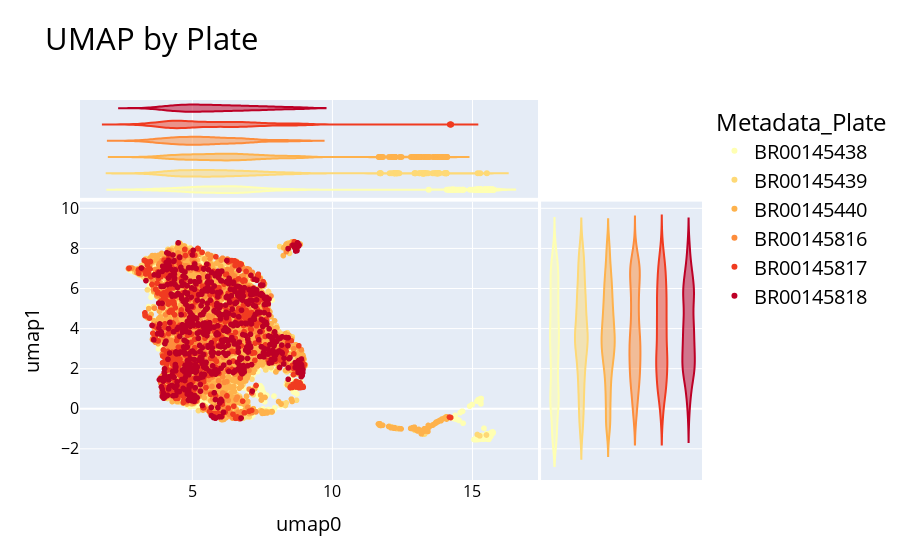

Notebook source saved alongside this figure:
### Code cell
red_yellow_colors = ["#ffffb2", "#fed976", "#feb24c", "#fd8d3c", "#f03b20", "#bd0026"]

fig = px.scatter(
    umapdf,
    x="umap0",
    y="umap1",
    color="Metadata_Plate",
    title="UMAP by Plate",
    color_discrete_sequence=red_yellow_colors,
    marginal_x="violin",
    marginal_y="violin",
)

fig.update_layout(
    font=dict(size=22, color="black"),
    legend=dict(font=dict(size=20)),
    xaxis=dict(
        title_font=dict(size=20),
        tickfont=dict(size=16),
    ),
    yaxis=dict(
        title_font=dict(size=20),
        tickfont=dict(size=16),
    ),
)

fig.show()
fig.write_image(static_figure_path / "round1_plate_umap.png", width=2000, height=1200)
fig.write_html(
    int_figure_path / "round1_plate_umap.html",
    full_html=True,
    include_plotlyjs="embed",
)

### Figure 1 — Plotly figure (JSON) as saved in the notebook; plotly's stock layout.template omitted (floating-point values rounded to 4 significant figures; data arrays with more than 128 entries replaced by an {"elided": "..."} marker saying what was removed)
{"data": [{"hovertemplate": "Metadata_Plate=BR00145438<br>umap0=%{x}<br>umap1=%{y}<extra></extra>", "legendgroup": "BR00145438", "marker": {"color": "#ffffb2", "symbol": "circle"}, "mode": "markers", "name": "BR00145438", "showlegend": true, "type": "scattergl", "x": {"elided": "1525 float values"}, "xaxis": "x", "y": {"elided": "1525 float values"}, "yaxis": "y"}, {"alignmentgroup": "True", "hovertemplate": "Metadata_Plate=BR00145438<br>umap0=%{x}<extra></extra>", "legendgroup": "BR00145438", "marker": {"color": "#ffffb2", "symbol": "circle"}, "name": "BR00145438", "offsetgroup": "BR00145438", "scalegroup": "x", "showlegend": false, "type": "violin", "x": {"elided": "1525 float values"}, "xaxis": "x3", "yaxis": "y3"}, {"alignmentgroup": "True", "hovertemplate": "Metadata_Plate=BR00145438<br>umap1=%{y}<extra></extra>", "legendgroup": "BR00145438", "marker": {"color": "#ffffb2", "symbol": "circle"}, "name": "BR00145438", "offsetgroup": "BR00145438", "scalegroup": "y", "showlegend": false, "type": "violin", "xaxis": "x2", "y": {"elided": "1525 float values"}, "yaxis": "y2"}, {"hovertemplate": "Metadata_Plate=BR00145439<br>umap0=%{x}<br>umap1=%{y}<extra></extra>", "legendgroup": "BR00145439", "marker": {"color": "#fed976", "symbol": "circle"}, "mode": "markers", "name": "BR00145439", "showlegend": true, "type": "scattergl", "x": {"elided": "1575 float values"}, "xaxis": "x", "y": {"elided": "1575 float values"}, "yaxis": "y"}, {"alignmentgroup": "True", "hovertemplate": "Metadata_Plate=BR00145439<br>umap0=%{x}<extra></extra>", "legendgroup": "BR00145439", "marker": {"color": "#fed976", "symbol": "circle"}, "name": "BR00145439", "offsetgroup": "BR00145439", "scalegroup": "x", "showlegend": false, "type": "violin", "x": {"elided": "1575 float values"}, "xaxis": "x3", "yaxis": "y3"}, {"alignmentgroup": "True", "hovertemplate": "Metadata_Plate=BR00145439<br>umap1=%{y}<extra></extra>", "legendgroup": "BR00145439", "marker": {"color": "#fed976", "symbol": "circle"}, "name": "BR00145439", "offsetgroup": "BR00145439", "scalegroup": "y", "showlegend": false, "type": "violin", "xaxis": "x2", "y": {"elided": "1575 float values"}, "yaxis": "y2"}, {"hovertemplate": "Metadata_Plate=BR00145440<br>umap0=%{x}<br>umap1=%{y}<extra></extra>", "legendgroup": "BR00145440", "marker": {"color": "#feb24c", "symbol": "circle"}, "mode": "markers", "name": "BR00145440", "showlegend": true, "type": "scattergl", "x": {"elided": "1625 float values"}, "xaxis": "x", "y": {"elided": "1625 float values"}, "yaxis": "y"}, {"alignmentgroup": "True", "hovertemplate": "Metadata_Plate=BR00145440<br>umap0=%{x}<extra></extra>", "legendgroup": "BR00145440", "marker": {"color": "#feb24c", "symbol": "circle"}, "name": "BR00145440", "offsetgroup": "BR00145440", "scalegroup": "x", "showlegend": false, "type": "violin", "x": {"elided": "1625 float values"}, "xaxis": "x3", "yaxis": "y3"}, {"alignmentgroup": "True", "hovertemplate": "Metadata_Plate=BR00145440<br>umap1=%{y}<extra></extra>", "legendgroup": "BR00145440", "marker": {"color": "#feb24c", "symbol": "circle"}, "name": "BR00145440", "offsetgroup": "BR00145440", "scalegroup": "y", "showlegend": false, "type": "violin", "xaxis": "x2", "y": {"elided": "1625 float values"}, "yaxis": "y2"}, {"hovertemplate": "Metadata_Plate=BR00145816<br>umap0=%{x}<br>umap1=%{y}<extra></extra>", "legendgroup": "BR00145816", "marker": {"color": "#fd8d3c", "symbol": "circle"}, "mode": "markers", "name": "BR00145816", "showlegend": true, "type": "scattergl", "x": {"elided": "625 float values"}, "xaxis": "x", "y": {"elided": "625 float values"}, "yaxis": "y"}, {"alignmentgroup": "True", "hovertemplate": "Metadata_Plate=BR00145816<br>umap0=%{x}<extra></extra>", "legendgroup": "BR00145816", "marker": {"color": "#fd8d3c", "symbol": "circle"}, "name": "BR00145816", "offsetgroup": "BR00145816", "scalegroup": "x", "showlegend": false, "type": "violin", "x": {"elided": "625 float values"}, "xaxis": "x3", "yaxis": "y3"}, {"alignmentgroup": "True", "hovertemplate": "Metadata_Plate=BR00145816<br>umap1=%{y}<extra></extra>", "legendgroup": "BR00145816", "marker": {"color": "#fd8d3c", "symbol": "circle"}, "name": "BR00145816", "offsetgroup": "BR00145816", "scalegroup": "y", "showlegend": false, "type": "violin", "xaxis": "x2", "y": {"elided": "625 float values"}, "yaxis": "y2"}, {"hovertemplate": "Metadata_Plate=BR00145817<br>umap0=%{x}<br>umap1=%{y}<extra></extra>", "legendgroup": "BR00145817", "marker": {"color": "#f03b20", "symbol": "circle"}, "mode": "markers", "name": "BR00145817", "showlegend": true, "type": "scattergl", "x": {"elided": "625 float values"}, "xaxis": "x", "y": {"elided": "625 float values"}, "yaxis": "y"}, {"alignmentgroup": "True", "hovertemplate": "Metadata_Plate=BR00145817<br>umap0=%{x}<extra></extra>", "legendgroup": "BR00145817", "marker": {"color": "#f03b20", "symbol": "circle"}, "name": "BR00145817", "offsetgroup": "BR00145817", "scalegroup": "x", "showlegend": false, "type": "violin", "x": {"elided": "625 float values"}, "xaxis": "x3", "yaxis": "y3"}, {"alignmentgroup": "True", "hovertemplate": "Metadata_Plate=BR00145817<br>umap1=%{y}<extra></extra>", "legendgroup": "BR00145817", "marker": {"color": "#f03b20", "symbol": "circle"}, "name": "BR00145817", "offsetgroup": "BR00145817", "scalegroup": "y", "showlegend": false, "type": "violin", "xaxis": "x2", "y": {"elided": "625 float values"}, "yaxis": "y2"}, {"hovertemplate": "Metadata_Plate=BR00145818<br>umap0=%{x}<br>umap1=%{y}<extra></extra>", "legendgroup": "BR00145818", "marker": {"color": "#bd0026", "symbol": "circle"}, "mode": "markers", "name": "BR00145818", "showlegend": true, "type": "scattergl", "x": {"elided": "625 float values"}, "xaxis": "x", "y": {"elided": "625 float values"}, "yaxis": "y"}, {"alignmentgroup": "True", "hovertemplate": "Metadata_Plate=BR00145818<br>umap0=%{x}<extra></extra>", "legendgroup": "BR00145818", "marker": {"color": "#bd0026", "symbol": "circle"}, "name": "BR00145818", "offsetgroup": "BR00145818", "scalegroup": "x", "showlegend": false, "type": "violin", "x": {"elided": "625 float values"}, "xaxis": "x3", "yaxis": "y3"}, {"alignmentgroup": "True", "hovertemplate": "Metadata_Plate=BR00145818<br>umap1=%{y}<extra></extra>", "legendgroup": "BR00145818", "marker": {"color": "#bd0026", "symbol": "circle"}, "name": "BR00145818", "offsetgroup": "BR00145818", "scalegroup": "y", "showlegend": false, "type": "violin", "xaxis": "x2", "y": {"elided": "625 float values"}, "yaxis": "y2"}], "layout": {"font": {"color": "black", "size": 22}, "legend": {"font": {"size": 20}, "title": {"text": "Metadata_Plate"}, "tracegroupgap": 0}, "title": {"text": "UMAP by Plate"}, "xaxis": {"anchor": "y", "domain": [0.0, 0.7363], "tickfont": {"size": 16}, "title": {"font": {"size": 20}, "text": "umap0"}}, "xaxis2": {"anchor": "y2", "domain": [0.7413, 1.0], "matches": "x2", "showgrid": false, "showline": false, "showticklabels": false, "ticks": ""}, "xaxis3": {"anchor": "y3", "domain": [0.0, 0.7363], "matches": "x", "showgrid": true, "showticklabels": false}, "xaxis4": {"anchor": "y4", "domain": [0.7413, 1.0], "matches": "x2", "showgrid": false, "showline": false, "showticklabels": false, "ticks": ""}, "yaxis": {"anchor": "x", "domain": [0.0, 0.7326], "tickfont": {"size": 16}, "title": {"font": {"size": 20}, "text": "umap1"}}, "yaxis2": {"anchor": "x2", "domain": [0.0, 0.7326], "matches": "y", "showgrid": true, "showticklabels": false}, "yaxis3": {"anchor": "x3", "domain": [0.7426, 1.0], "matches": "y3", "showgrid": false, "showline": false, "showticklabels": false, "ticks": ""}, "yaxis4": {"anchor": "x4", "domain": [0.7426, 1.0], "matches": "y3", "showgrid": true, "showline": false, "showticklabels": false, "ticks": ""}}}
